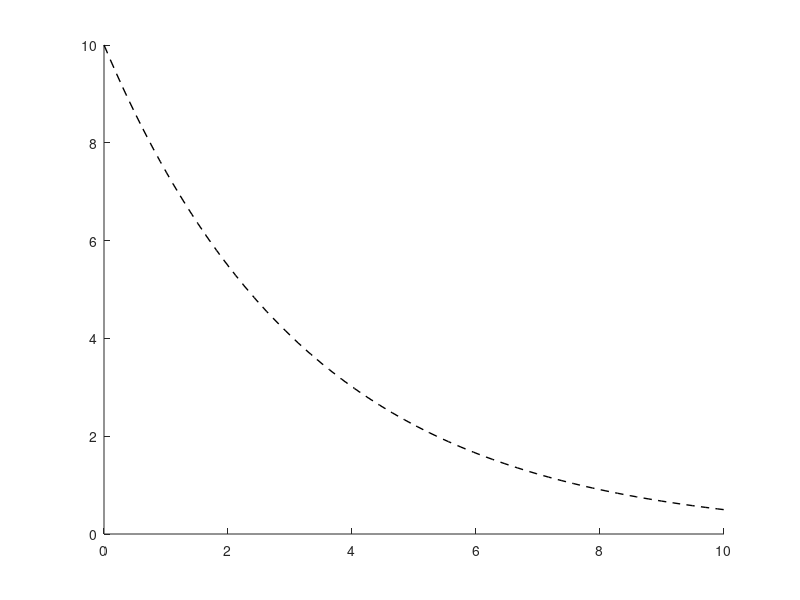

Write MATLAB code to recreate this figure. (Note: this script raises an error after producing the figure.)
% make a quiver plot and plot one solution to exponential growth
% dy / dt = lambda y

% parameters
% ---

lambda = -0.3;
t_max = 10;

y0s = [10, 4, 1];

% plot
% ---

% matlab on Linux is kooky, please leave this figure size as is
figure('Visible', 'off', 'Position', [100, 100, 100, 100]);

% plot some solutions
hold on;
t_sol = linspace(0, t_max, 100);
for y0 = y0s
    y_sol = y0 * exp(lambda * t_sol);
    h = plot(t_sol, y_sol, 'k--', "LineWidth", 1);
    h.Color(4) = 0.1; % make faint
end

% create grid for quiver plot
y_max = t_max; % so it's square
t_range = linspace(0, t_max, 11);
y_range = linspace(0, y_max, 11);
[T, Y] = meshgrid(t_range, y_range);

% compute direction field (dt = 1, dy = lambda * y)
dT = ones(size(T));
dY = lambda * Y;

% plot quivers
quiver(T, Y, dT, dY, "AutoScale", "on", "Color", "b"); %, 0.5, 'Color', [0.7 0.7 0.7]);
hold off;

% decorate
title({"solutions to dy/dt = \lambda y", "for \lambda = -0.3"})
xlabel("time t")
ylabel("population size y(t)")
axis equal;

% I want to be able to see the y = 0 arrows
xlim([-1, t_max+1]);
ylim([-1, t_max+1]);

exportgraphics(gcf, 'expon_decline.pdf', 'ContentType', 'vector', 'BackgroundColor', 'none')


